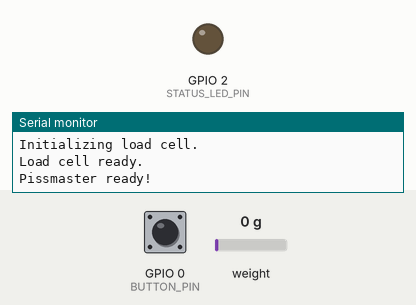
Recording of a sketch running on a simulated ESP8266 (NodeMCU). Shown: output pins drawn as LEDs (lit = HIGH), the last lines printed to the serial monitor. Inputs (shaded band) come from the test bench; at power-on: GPIO 0 (BUTTON_PIN) HIGH, weight on the scale 0 g. Storage starts empty.

Above: at 1.2 s.
1.3 s: GPIO 0 (BUTTON_PIN) pulled LOW for 0.15 s
At 3.5 s:
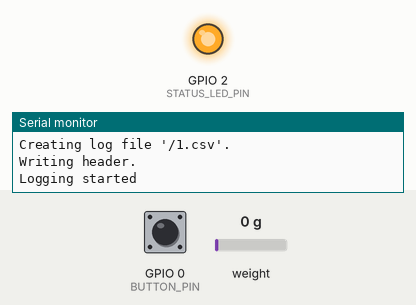
3.8 s: GPIO 0 (BUTTON_PIN) pulled LOW for 1 s
At 5.0 s:
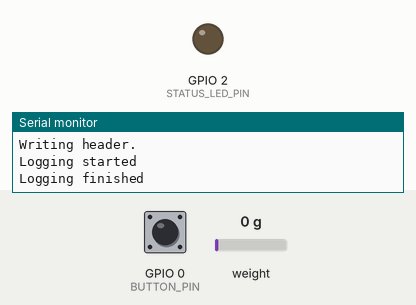
6.3 s: GPIO 0 (BUTTON_PIN) pulled LOW for 3.2 s
At 7.7 s:
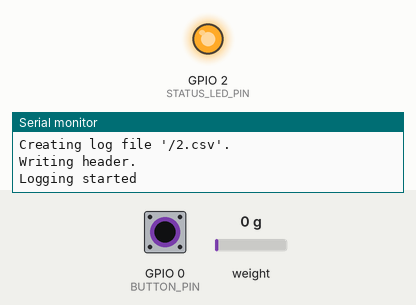
Timing chart, 0 to 9.3 s (numbered marks = the images above; inputs shaded):
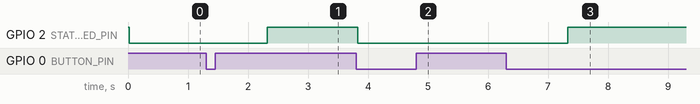

The sketch:

pissmaster.ino
```cpp
#include "TZ.h"

// ========================
// Begin user configuration
// ========================

// Define the following to enable WiFi features.
// Note that WiFi features are temporally disabled while data is actively being logged.
// These settings only apply to ESP32 microcontrollers.
//
// #define WIFI_SSID "<ENTER SSID>"
// #define WIFI_PASSWORD "<ENTER PASSWORD>"
// #define WIFI_HOSTNAME "pissmaster"

// Defining a timezone and a time server will enable NTP functionality.
// When NTP is enabled, files will be named with the date and time that the data was logged.
// This feature requires WiFi to be configured.
// See "TZ.h" for a list of valid timezones.
#define TIMEZONE TZ_America_Chicago
#define PRIMARY_NTP "pool.ntp.org"
#define SECONDARY_NTP "time.nist.gov"
#define TERTIARY_NTP "time.google.com"

// Define the following to calibrate the load cell.
// See the "Calibration" section of "README.md" for instructions.
//
// #define LOADCELL_CALIBRATION_WEIGHT <known weight of an object in grams>
// #define LOADCELL_CALIBRATION_MEASUREMENT <measured value of the object with known weight>

// Pins connected to the load cell analog to digital converter.
#define LOADCELL_DOUT_PIN 16
#define LOADCELL_SCK_PIN 17

// Milliseconds to wait for the load cell to be ready.
#define LOADCELL_TIMEOUT 2000

// Milliseconds to wait for a serial connection.
#define SERIAL_TIMEOUT 2000

// Comment this out to remove the header from *.csv files.
#define LOG_HEADER

// Directory in which to store logged data.
#define LOG_DIR "/"

// Window size for moving mean/median calculations.
#define WINDOW_SAMPLES 5

// Function used to smooth data samples.
#define WINDOW_FUNCTION "AVERAGE"
// #define WINDOW_FUNCTION "MEDIAN"

// SD card chip select pin.
// The SPI SS pin of your chosen microcontroller will be used by default.
// Any GPIO pin can be specified instead.
// This can be commented out on ESP32 microcontrollers to use the chip's internal flash.
#define SD_CS_PIN

// Pin connected to a momentary switch.
// This is used to start and finish logging data.
#define BUTTON_PIN 0

// Whether or not to use the BUTTON_PIN's internal pullup resistor.
#define BUTTON_PULLUP false

// Pin connected to an LED to indicate the system's status.
// If this is left undefined then LED_BUILTIN will be used.
//
// #define STATUS_LED_PIN 2

// ======================
// End user configuration
// ======================

#if defined(LOADCELL_CALIBRATION_MEASUREMENT) && defined(LOADCELL_CALIBRATION_WEIGHT)
#define LOADCELL_DIVIDER LOADCELL_CALIBRATION_MEASUREMENT / LOADCELL_CALIBRATION_WEIGHT
#else
#define LOADCELL_DIVIDER 1
#endif

#if !defined(STATUS_LED_PIN) && defined(LED_BUILTIN)
#define STATUS_LED_PIN LED_BUILTIN
#endif

// This library may emit warnings about portability during compilation.
// That is expected and can be ignored.
// https://github.com/bogde/HX711
#include <HX711.h> // designed with v0.7.5

#ifdef ESP32
// https://github.com/espressif/arduino-esp32/tree/master/libraries/FS
#include <FS.h>
#ifdef SD_CS_PIN
// https://github.com/espressif/arduino-esp32/tree/master/libraries/SD
#include <SD.h>
#else
// Use internal flash.
// https://github.com/espressif/arduino-esp32/tree/master/libraries/FFat
#include <FFat.h>
#endif // ifdef SD_CS_PIN
#if defined(WIFI_SSID) && defined(WIFI_PASSWORD)
#define WIFI_ENABLED
// https://github.com/espressif/arduino-esp32/tree/master/libraries/WiFi
#include <WiFi.h>
// https://github.com/espressif/arduino-esp32/tree/master/libraries/WebServer
#include <WebServer.h>
// https://github.com/espressif/arduino-esp32/tree/master/libraries/HTTPClient
#include <HTTPClient.h>
#endif // if defined(WIFI_SSID) && defined(WIFI_PASSWORD)
#if defined(WIFI_ENABLED) && defined(TIMEZONE) && defined(PRIMARY_NTP)
#define NTP_ENABLED
#include <time.h>
// #include <sntp.h> // deprecated
#include <esp_sntp.h>
#endif // if defined(WIFI_ENABLED) && defined(TIMEZONE) && defined(PRIMARY_NTP)
#else
// AVR
// https://github.com/arduino-libraries/SD
#include <SPI.h>
#include <SD.h>
#ifndef SD_CS_PIN
#define SD_CS_PIN
#endif // ifndef SD_CS_PIN
#endif // ifdef ESP32


// Called in the event of an unrecoverable error.
// This is usually caused by a hardware failure such as a wire coming unplugged.
void fatalError() {
  Serial.println(F("Fatal error."));
#ifdef STATUS_LED_PIN
  uint8_t state = !digitalRead(STATUS_LED_PIN);
#endif // ifdef STATUS_LED_PIN
  // Blink an LED to indicate an error.
  while(true) {
#ifdef STATUS_LED_PIN
    digitalWrite(STATUS_LED_PIN, state);
    state = !state;
#endif // ifdef STATUS_LED_PIN
    delay(200);
  }
}


class Button {
private:
  int mButtonPin;
  int mButtonState;
  int mButtonpDefault;
public:
  void begin(int buttonPin, bool pullUp) {
    mButtonPin = buttonPin;
    pinMode(mButtonPin, pullUp ? INPUT_PULLUP : INPUT);
    mButtonState = digitalRead(mButtonPin);
    mButtonpDefault = mButtonState;
  }

  bool pressed() {
    bool buttonPressed = false;
    uint8_t newState = digitalRead(mButtonPin);

    if(newState != mButtonState && newState != mButtonpDefault) {
      buttonPressed = true;
    }

    mButtonState = newState;

    return buttonPressed;
  }
};


class Clock {
private:
  unsigned long mReset;
public:
  void reset() {
    mReset = millis();
  }

  unsigned long time() {
    unsigned long now = millis();

    if(now < mReset) {
      // millis() has overflowed.
      unsigned long diff = ((unsigned long) -1) - mReset;
      return now + diff;
    }
    else {
      return now - mReset;
    }
  }
};


class Logger {
private:
#ifdef ESP32
  fs::FS& mFileSystem;
#else // AVR
  SDClass& mFileSystem;
#endif // ifdef ESP32
  String mLogDir;
  File mLogFile;
  unsigned long mWindowSamples;
  String mWindowFunction;
  bool mLogHeader;
  unsigned long mRow;

public:
#ifdef ESP32
  Logger(fs::FS& fileSystem, String logDir, unsigned long windowSamples, String windowFunction) :
#else // AVR
  Logger(SDClass& fileSystem, String logDir, unsigned long windowSamples, String windowFunction) :
#endif // ifdef ESP32
    mFileSystem(fileSystem),
    mLogDir(logDir),
    mWindowSamples(windowSamples),
    mWindowFunction(windowFunction),
    mLogHeader(false),
    mRow(1) {}

  void createLogDir() {
    Serial.println("Checking for log directory '" + mLogDir + "'.");

    if(mLogDir == "/") {
      Serial.println(F("Logging to file system root"));
    }
    else if(mFileSystem.exists(mLogDir)) {
      File dir = mFileSystem.open(mLogDir);

      if(!dir.isDirectory()) {
        Serial.println("Error: '" + mLogDir + "' is not a directory.");
        fatalError();
      }
    }
    else {
      Serial.println("Creating log directory '" + mLogDir + "'.");

      if(!mFileSystem.mkdir(mLogDir)) {
        Serial.println("Error: Failed to create log directory '" + mLogDir + "'.");
        fatalError();
      }
    }
    Serial.println(F("Log directory ready."));
  }

  void openLogFile() {

    String fileName;

#ifdef NTP_ENABLED
    char buffer[20];
    time_t rawTime = time(NULL);
    struct tm* timeInfo = localtime(&rawTime);
    strftime(buffer, sizeof(buffer), "%Y-%m-%d-%H-%M-%S", timeInfo);
    fileName = String(buffer);

    // Handle the possibility of duplicate file names.
    if(mFileSystem.exists(fileName + ".csv")) {
      long fileNumber = 0;
      String fileNumberStr;

      do {
        fileNumber++;
        fileNumberStr = "_" + String(fileNumber);
      } while(mFileSystem.exists(fileName + fileNumberStr + ".csv"));

      fileName += fileNumberStr;
    }

    fileName += ".csv";

    Serial.println(fileName);
    // TODO: check if this file already exists.
#else
    Serial.println(F("Locating log files."));
    File dir = mFileSystem.open(mLogDir);

    if(!dir){
      Serial.println("Error: Failed to open log directory '" + mLogDir + "'");
      fatalError();
    }

    if(!dir.isDirectory()) {
      Serial.println("Error: '" + mLogDir + "' is not a directory.");
      fatalError();
    }

    long fileNumberMax = 0;

    Serial.println(F("Indexing log files."));
    // Find the file/dir with the largest number as it's name.
    for(File file = dir.openNextFile(); file; file = dir.openNextFile()) {
      String name = String(file.name());

      // Strip off the file extension if it exists.
      auto index = name.lastIndexOf('.');
      if(index != -1) {
        name.remove(index);
      }

      long fileNumber = name.toInt();

      if(fileNumber > fileNumberMax) {
        fileNumberMax = fileNumber;
      }

      file.close();
    }

    dir.close();

    fileName = String(fileNumberMax + 1) + ".csv";

#endif

    String path;

    if(mLogDir.endsWith("/")) {
      path = mLogDir + fileName;
    }
    else {
      path = mLogDir + "/" + fileName;
    }

    Serial.println("Creating log file '" + path + "'.");
    File log = mFileSystem.open(path, FILE_WRITE);

    if(!log){
      Serial.println("Error: Failed to open new log file '" + path + "' for writing.");
      fatalError();
    }

    mLogFile = log;
  }

  void writeLogHeader() {
    Serial.println(F("Writing header."));

    String header =
      "time(ms)\t"
      "time(s)\t"
      "time delta(s)\t"
      "volume(ml)\t"
      "volume average(ml)\t"
      "volume average delta(ml)\t"
      "flow(ml/s)\n";

    if(mLogFile.print(header)){
      mLogHeader = true;
      mRow++;
    }
    else {
      Serial.println(F("Error: Failed to write header."));
    }
  }

  void writeLogData(unsigned long time, float volume) {
    String rowCurrent = String(mRow);
    String rowNext = String(mRow + 1);
    String rowWindow = String(mRow + mWindowSamples - 1);

    // time(ms)
    String colA = String(time);
    // time(s)
    // =A[i]/1000
    String colB = String("=A" + rowCurrent + "/1000");
    // time delta(s)
    // =B[i+1]-B[i]
    String colC = String("=B" + rowNext + "-B" + rowCurrent);

    // volume(ml)
    String colD = String(volume);
    // volume average(ml)
    // =AVERAGE(D[i]:D[i+j])
    String colE = String("=" + mWindowFunction + "(D" + rowCurrent + ":D" + rowWindow + ")");
    // volume average delta(ml)
    // =E[i+1]-E[i]
    String colF = String("=E" + rowNext + "-E" + rowCurrent);

    // flow(ml/s)
    // =F[i]/C[i]
    String colG = String("=F" + rowCurrent + "/C" + rowCurrent);

    String line = colA;
    line += "\t" + colB;
    line += "\t" + colC;
    line += "\t" + colD;
    line += "\t" + colE;
    line += "\t" + colF;
    line += "\t" + colG;

    if(mLogFile.println(line)){
      mRow++;
    }
    else {
      Serial.println(F("Error: Failed to write data."));
    }
  }

  void closeLogFile() {
    if(mLogFile) {
        mLogFile.close();
    }
    mRow = 1;
  }
};


#ifdef WIFI_ENABLED
// ESP32 exclusive feature
class FileBrowser : public RequestHandler {
private:
  fs::FS& mFileSystem;
public:
  FileBrowser(fs::FS& fileSystem) : mFileSystem(fileSystem) {}

  bool canHandle(HTTPMethod method, String uri) {
    return true;
  }

  String normalizeUri(String uri) {
    // Reduce repeated slashes to a single slash.
    while(uri.indexOf("//") != -1) {
      uri.replace("//", "/");
    }

    // Remove trailing slashes unless we are at the root.
    // The filesystem doesn't like trailing slashes.
    while(uri.endsWith("/") && uri != "/") {
      uri.remove(uri.lastIndexOf("/"));
    }

    // Ensure that the path starts with a slash.
    if(!uri.startsWith("/")) {
      uri = "/" + uri;
    }

    return uri;
  }

  bool handle(WebServer& server, HTTPMethod method, String uri) {
    uri = normalizeUri(server.urlDecode(uri));

    Serial.println("Handling '" + uri + "'");

    if(!mFileSystem.exists(uri)) {
      server.send(HTTP_CODE_NOT_FOUND, "text/plain", "Not found.");
    }

    if(method == HTTP_GET) {
      File file = mFileSystem.open(uri);

      if(file.isDirectory()) {
        String page;
        String href;

        // Link to parent directory.
        if(uri != "/") {
          href = uri;
          href.remove(href.lastIndexOf("/"));
          href = normalizeUri(href);
          page += "<a href=\"" + href + "\">..</a></br>\n";
        }

        // Link to directory contents.
        for(File next = file.openNextFile(); next; next = file.openNextFile()) {
          href = normalizeUri(uri + "/" + next.name());
          page += "<a href=\"" + href + "\">" + next.name() + "</a></br>\n";
        }

        server.send(HTTP_CODE_OK, "text/html", "<html><body>" + page + "</body></html>");
      }
      else {
        server.streamFile(file, "application/octet-stream");
      }
    }
    else {
      server.send(HTTP_CODE_METHOD_NOT_ALLOWED, "text/plain", "Method not allowed.");
    }

    return true;
  }
};

WebServer gWebServer;
#endif // ifdef WIFI_ENABLED

#ifdef SD_CS_PIN
Logger gLogger(SD, LOG_DIR, WINDOW_SAMPLES, WINDOW_FUNCTION);
#else
Logger gLogger(FFat, LOG_DIR, WINDOW_SAMPLES, WINDOW_FUNCTION);
#endif // ifdef SD_CS_PIN

HX711 gCell;
Button gButton;
Clock gClock;
bool gMeasuring = false;


void setup() {
#ifdef STATUS_LED_PIN
  pinMode(STATUS_LED_PIN, OUTPUT);
  digitalWrite(STATUS_LED_PIN, HIGH);
#endif // ifdef STATUS_LED_PIN

  gButton.begin(BUTTON_PIN, BUTTON_PULLUP);

  Serial.begin(115200);
  auto serialBegin = millis();
  while(!Serial && serialBegin + SERIAL_TIMEOUT > millis()) {}
  Serial.println(F("Serial ready."));

#ifdef SD_CS_PIN
  Serial.println(F("Initializing SD card."));
  if(!SD.begin(SD_CS_PIN)) {
    Serial.println(F("Error: Failed to initialize SD card."));
    fatalError();
  }
  Serial.println(F("SD card ready."));
#else
  Serial.println(F("Initializing flash."));
  if(!FFat.begin(true)) {
    Serial.println(F("Error: Failed to initialize flash."));
    fatalError();
  }
  Serial.println(F("Flash ready."));
#endif // ifdef SD_CS_PIN

  Serial.println(F("Initializing load cell."));
  gCell.begin(LOADCELL_DOUT_PIN, LOADCELL_SCK_PIN);
  if(!gCell.wait_ready_timeout(LOADCELL_TIMEOUT)) {
    Serial.println(F("Error: Failed to initialize load cell."));
    fatalError();
  }
  gCell.set_scale(LOADCELL_DIVIDER);
  Serial.println(F("Load cell ready."));

#ifdef WIFI_ENABLED

#ifdef NTP_ENABLED
  Serial.println(F("Initializing NTP"));
  configTzTime(
    TIMEZONE,
    PRIMARY_NTP,
    SECONDARY_NTP,
    TERTIARY_NTP
  );
#endif // ifdef NTP_ENABLED

  Serial.println(F("Initializing WiFi."));
  Serial.println("Connecting to '" + String(WIFI_SSID) + "'.");
  WiFi.mode(WIFI_STA);
#ifdef WIFI_HOSTNAME
  WiFi.setHostname(WIFI_HOSTNAME);
#endif // ifdef WIFI_HOSTNAME

  WiFi.begin(WIFI_SSID, WIFI_PASSWORD);

  while(WiFi.status() != WL_CONNECTED) {
    Serial.print(".");
    delay(1000);
  }
  Serial.println("");
  Serial.println(F("Connected."));

#ifdef NTP_ENABLED
  Serial.println(F("Syncing time"));
  while(sntp_get_sync_status() != SNTP_SYNC_STATUS_COMPLETED) {
    Serial.print(".");
    delay(1000);
  }
  Serial.println("");
  Serial.println(F("Synced"));
#endif // ifdef NTP_ENABLED

  Serial.println(F("Initializing web server."));
#ifdef SD_CS_PIN
  gWebServer.addHandler(new FileBrowser(SD));
#else
  gWebServer.addHandler(new FileBrowser(FFat));
#endif // ifdef SD_CS_PIN
  gWebServer.begin();
  Serial.println(F("Web server ready."));
  Serial.println("http://" + WiFi.localIP().toString() + "/");
#endif // ifdef WIFI_ENABLED

  Serial.println(F("Pissmaster ready!"));
#ifdef STATUS_LED_PIN
  digitalWrite(STATUS_LED_PIN, LOW);
#endif // ifdef STATUS_LED_PIN
}


void loop() {
  // Toggle between measuring flow and serving files over WiFi when the button is pressed.
  bool buttonPressed = gButton.pressed();
  if(buttonPressed) {
    gMeasuring = !gMeasuring;
  }

  if(gMeasuring) {
    if(buttonPressed) {
      gLogger.createLogDir();
      gLogger.openLogFile();
#ifdef LOG_HEADER
      gLogger.writeLogHeader();
#endif // ifdef LOG_HEADER
      gCell.tare();
      gClock.reset();
      Serial.println(F("Logging started"));
#ifdef STATUS_LED_PIN
      digitalWrite(STATUS_LED_PIN, HIGH);
#endif // ifdef STATUS_LED_PIN
    }

    gLogger.writeLogData(gClock.time(), gCell.get_units());
  }
  else {
    if(buttonPressed) {
      gLogger.closeLogFile();
      Serial.println(F("Logging finished"));
#ifdef STATUS_LED_PIN
      digitalWrite(STATUS_LED_PIN, LOW);
#endif // ifdef STATUS_LED_PIN
    }

#ifdef WIFI_ENABLED
    gWebServer.handleClient();
#endif // ifdef WIFI_ENABLED
  }
}
```

Source omitted: TZ.h (23491 bytes)

Measured:
- after the input at 1.3 s, GPIO 2 (STATUS_LED_PIN): LOW → HIGH after 1.0 s
- after the input at 3.8 s, GPIO 2 (STATUS_LED_PIN): HIGH → LOW at once
- after the input at 6.3 s, GPIO 2 (STATUS_LED_PIN): LOW → HIGH after 1.0 s
